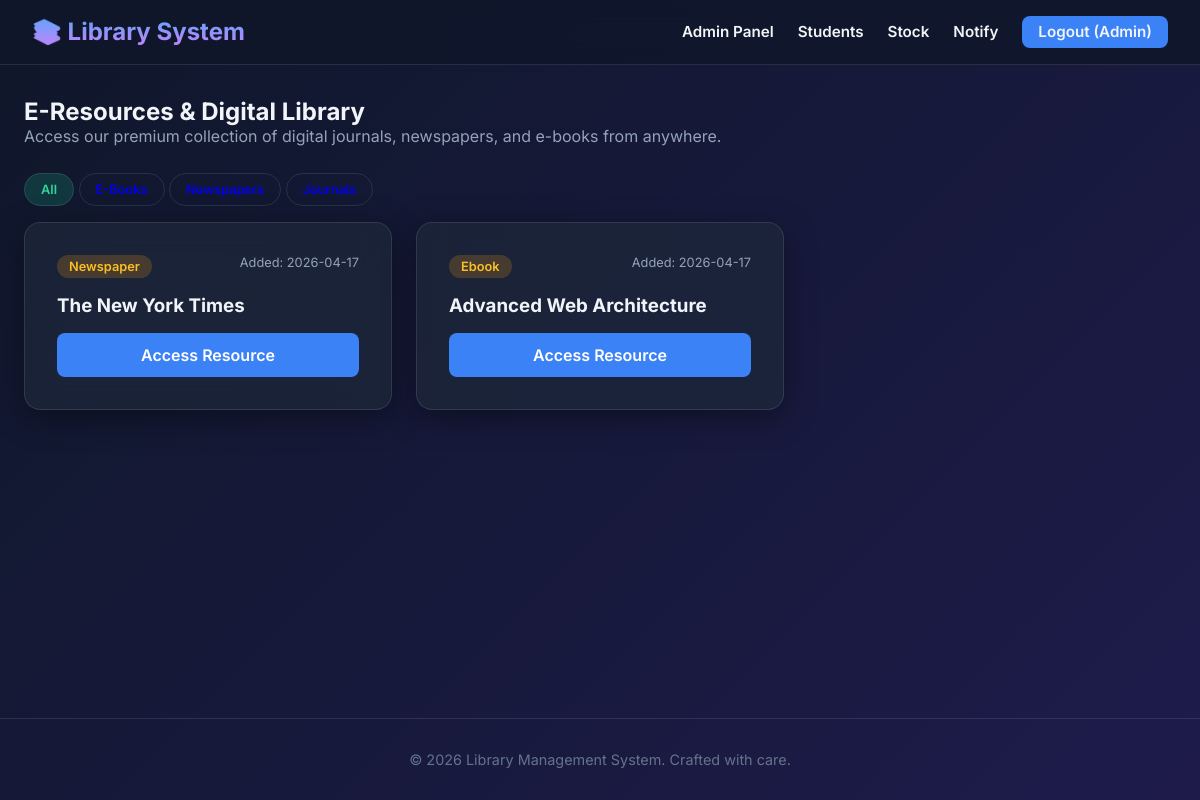
The page /eresources.php (signed in) on the database its author committed.
### tables this page shows
CREATE TABLE `eresources` (
  `id` int(11) NOT NULL AUTO_INCREMENT,
  `title` varchar(200) DEFAULT NULL,
  `type` enum('ebook','newspaper','journal','other') DEFAULT NULL,
  `link` varchar(255) DEFAULT NULL,
  `added_on` date DEFAULT NULL,
  PRIMARY KEY (`id`)
);

### eresources.php (the view, shortened to what this page needs)
<?php
include("config/db.php");
include("includes/header.php");
$type_filter = $_GET['type'] ?? '';
$query = "SELECT * FROM eresources";
$res = $conn->query($query);
?>
<h2>E-Resources & Digital Library</h2>
<p style="color: #94a3b8; margin-bottom: 2rem;">Access our premium collection of digital journals, newspapers, and e-books from anywhere.</p>
<div style="margin-bottom: 1.5rem;">
    <a href="?type=" class="badge <?php echo !$type_filter ? 'success' : ''; ?>" style="padding: 0.5rem 1rem; text-decoration: none; border: 1px solid var(--border-color);">All</a>
    <a href="?type=ebook" class="badge <?php echo $type_filter=='ebook' ? 'success' : ''; ?>" style="padding: 0.5rem 1rem; text-decoration: none; border: 1px solid var(--border-color);">E-Books</a>
    <a href="?type=newspaper" class="badge <?php echo $type_filter=='newspaper' ? 'success' : ''; ?>" style="padding: 0.5rem 1rem; text-decoration: none; border: 1px solid var(--border-color);">Newspapers</a>
    <a href="?type=journal" class="badge <?php echo $type_filter=='journal' ? 'success' : ''; ?>" style="padding: 0.5rem 1rem; text-decoration: none; border: 1px solid var(--border-color);">Journals</a>
</div>
<div style="display: grid; grid-template-columns: repeat(auto-fill, minmax(280px, 1fr)); gap: 1.5rem;">
    <?php while($row = $res->fetch_assoc()): ?>
        <div class="card" style="margin-bottom: 0;">
            <div style="display: flex; justify-content: space-between; align-items: flex-start;">
                <span class="badge warning" style="text-transform: capitalize;"><?php echo htmlspecialchars($row['type']); ?></span>
                <span style="font-size: 0.8rem; color: #94a3b8;">Added: <?php echo htmlspecialchars($row['added_on']); ?></span>
            </div>
            <h3 style="margin: 1rem 0;"><?php echo htmlspecialchars($row['title']); ?></h3>
            <a href="<?php echo htmlspecialchars($row['link']); ?>" target="_blank" class="btn" style="width: 100%; text-align: center;">Access Resource</a>
        </div>
    <?php endwhile; ?>
</div>
<?php include("includes/footer.php"); ?>

### includes/style.css (style rules this page uses)
:root { --bg-color: #0f172a; --text-color: #f1f5f9; --primary-color: #3b82f6; --primary-hover: #2563eb; --card-bg: rgba(30, 41, 59, 0.7); --border-color: rgba(255, 255, 255, 0.1); --glass-shadow: 0 8px 32px 0 rgba(0, 0, 0, 0.37); --success: #10b981; --danger: #ef4444; }
* { margin: 0; padding: 0; box-sizing: border-box; }
body { font-family: 'Inter', sans-serif; background: linear-gradient(135deg, #0f172a 0%, #1e1b4b 100%); color: var(--text-color); min-height: 100vh; display: flex; flex-direction: column; }
.card, form { background: var(--card-bg); backdrop-filter: blur(16px); border: 1px solid var(--border-color); border-radius: 16px; padding: 2rem; box-shadow: var(--glass-shadow); margin-bottom: 2rem; animation: fadeIn 0.5s ease-out; }
button, .btn { display: inline-block; background: var(--primary-color); color: white; border: none; padding: 0.75rem 1.5rem; border-radius: 8px; font-weight: 600; cursor: pointer; text-decoration: none; transition: background 0.3s, transform 0.1s; font-size: 1rem; }
.badge { padding: 0.25rem 0.75rem; border-radius: 9999px; font-size: 0.8rem; font-weight: 600; }
.badge.success { background: rgba(16, 185, 129, 0.2); color: #34d399; }
.badge.warning { background: rgba(245, 158, 11, 0.2); color: #fbbf24; }

### rows shown on the page
eresources: type "Newspaper", added_on "2026-04-17", title "The New York Times"
eresources: type "Ebook", added_on "2026-04-17", title "Advanced Web Architecture"

### other values the page prints
$_SESSION['user']['name'] "Admin"
